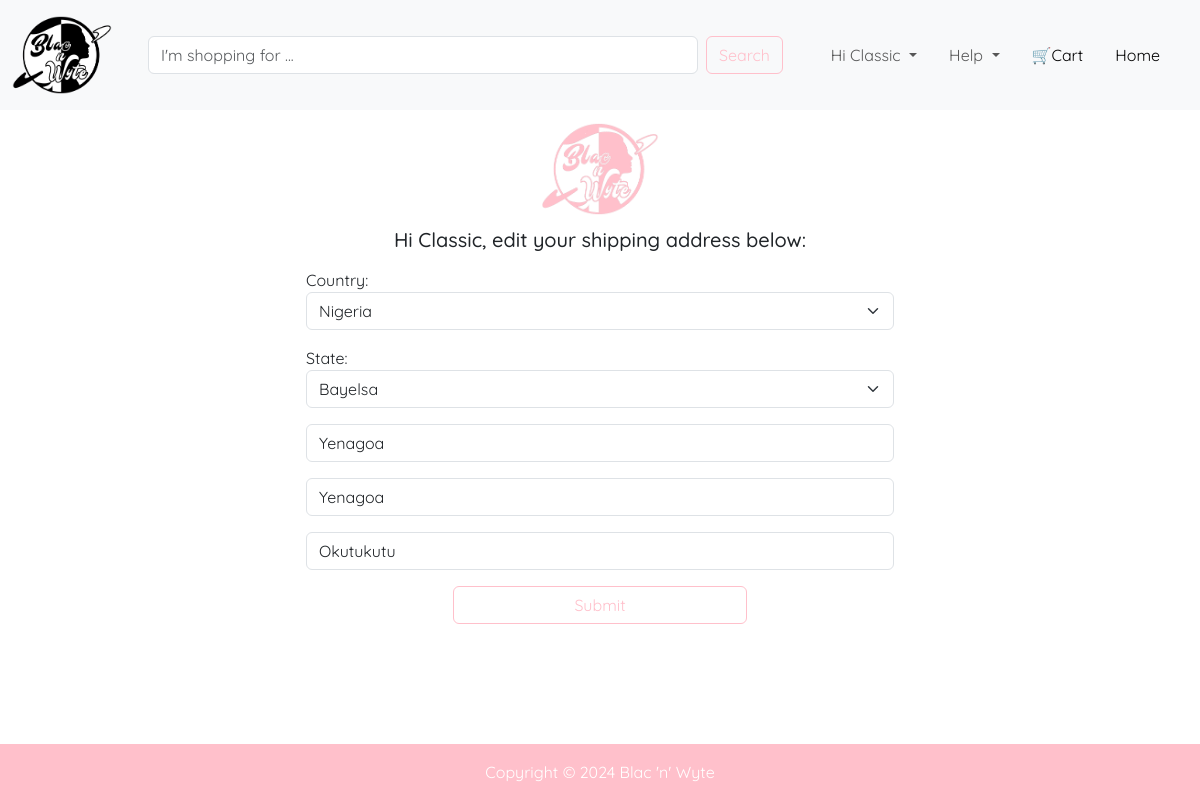
Page /address/2 (signed in) on the committed database.
### database.py (models this page shows, shortened)
class User(db.Model, UserMixin):
    id: Mapped[int] = mapped_column(primary_key=True)
    email: Mapped[str] = mapped_column(unique=True)
    firstname: Mapped[str]
    lastname: Mapped[str]
    phone: Mapped[int] = mapped_column(Integer)
    password: Mapped[str] = mapped_column(nullable=False)
    country: Mapped[str]
    state: Mapped[str]
    localgovt: Mapped[str]
    city: Mapped[str] = mapped_column(String(70))
    address: Mapped[str]
    registered_on: Mapped[DateTime] = mapped_column(DateTime, nullable=False)
    confirmed: Mapped[bool] = mapped_column(default=False, nullable=False)
    confirmed_on: Mapped[DateTime] = mapped_column(DateTime, nullable=True)
    is_admin: Mapped[bool] = mapped_column(Boolean, default=False, nullable=False)
    user_cart: Mapped[str] = relationship("Cart", back_populates="cart_user")
    user_order: Mapped[str] = relationship("Order", back_populates="order_user")

### onlinestore.py (the view, shortened to what this page needs)
@app.route('/address/<idx>', methods=["GET", "POST", "PATCH"])
@login_required
def edit_address(idx):
    form = ShippingAddressEditForm()
    user = db.session.execute(db.select(User).where(User.id == idx)).scalar()
    form.country.data = user.country
    form.state.data = user.state
    form.localgovt.data = user.localgovt
    form.city.data = user.city
    form.address.data = user.address
    return render_template('address_edit.html', form=form, logged_in=current_user.is_authenticated, user=current_user, year=year)

### method_override.py (called while the page is built)
    def __call__(self, environ, start_response):
        method = environ.get('HTTP_X_HTTP_METHOD_OVERRIDE', '').upper()
        if method in self.allowed_methods:
            environ['REQUEST_METHOD'] = method
        if method in self.bodyless_methods:
            environ['CONTENT_LENGTH'] = '0'
        return self.app(environ, start_response)

### onlinestore.py (called while the page is built)
@login_manager.user_loader
def user_loader(user_id):
    return db.session.execute(db.select(User).where(User.id == user_id)).scalar()

@app.before_request
def track_history():
    if request.endpoint == 'static' or request.method != 'GET':
        return
    history = session.get('history', [])
    history.append(request.url)
    if len(history) > 3:
        history.pop(0)
    session['history'] = history

### templates/address_edit.html (shortened to what this page needs)
{% extends "header.html" %}
{% block content %}
    <section id="signup" class="">
      <div class="container-fluid">
        <div class="login-logo text-center">
          <img src="{{url_for('static', filename='images/pinklogo.png')}}" alt="blacnwyte logo">
        </div>
        <h5 class="text-center">Hi {{ user.firstname }}, edit your shipping address below:</h5>
        <div class="signup">
          <form method="POST">
            {{ form.country.label }} {{ form.country }}
            {{ form.state.label }} {{ form.state }}
            {{ form.localgovt }}
            {{ form.city }}
            {{ form.address }}
            <div class="text-center d-grid gap-2 col-6 mx-auto">
              {{ form.submit }}
            </div>
          </form>
        </div>
      </div>
    </section>
{% endblock %}

### templates/header.html (shortened to what this page needs)
<!doctype html>
<html lang="en">
  <head>
    <link href="https://cdn.jsdelivr.net/npm/bootstrap@5.3.3/dist/css/bootstrap.min.css" rel="stylesheet">
    <link rel="stylesheet" href="{{ url_for('static', filename='css/style.css') }}">
  </head>
  <body>
    <nav class="navbar fixed-top navbar-expand-lg bg-body-tertiary">
      <div class="container-fluid">
        <a class="navbar-brand" href="{{ url_for('index') }}">
          <img src="{{url_for('static', filename='images/logo.png')}}" alt="Blac'n'Wyte" width="100" height="100">
        </a>
        <div class="collapse navbar-collapse" id="navbarSupportedContent">
          <form class="d-flex mx-auto" role="search">
            <input class="form-control me-2" type="search" placeholder="I'm shopping for ..." aria-label="Search">
            <button class="btn btn-outline-success" type="submit">Search</button>
          </form>
          <ul class="navbar-nav mx-auto mb-2 mb-lg-0">
            <li class="nav-item dropdown">
              {% if logged_in: %}
              <a class="nav-link dropdown-toggle" href="{{ url_for('index') }}" role="button" data-bs-toggle="dropdown" aria-expanded="false">
                Hi {{ user.firstname }}
              </a>
              {% else: %}
              <a class="nav-link dropdown-toggle" href="#" role="button" data-bs-toggle="dropdown" aria-expanded="false">
                Account
              </a>
              {% endif %}
            </li>
            <li class="nav-item dropdown ms-3">
              <a class="nav-link dropdown-toggle" href="#" role="button" data-bs-toggle="dropdown" aria-expanded="false">
                Help
              </a>
            </li>
            <li class="nav-item ms-3">
              <a class="nav-link active" href="{{ url_for('all_cart') }}" aria-current="page">🛒Cart</a>
            </li>
            {% if user.email == 'lawrence.nno@gmail.com' or user.is_admin == True %}
              <li class="nav-item ms-3">
                <a class="nav-link active" href="{{ url_for('admin.index') }}" aria-current="page">Admin</a>
              </li>
            {% else: %}
              <li class="nav-item ms-3">
                <a class="nav-link active" href="{{ url_for('index') }}" aria-current="page">Home</a>
              </li>
            {% endif %}
          </ul>
        </div>
      </div>
    </nav>
    <main>
      {% block content %}
      {% endblock %}
    </main>
    <footer class="text-center">
      Copyright &#169; {{ year }} Blac 'n' Wyte
    </footer>
  </body>
</html>

### static/css/style.css (style rules this page uses)
body { font-family: "Quicksand", sans-serif; font-optical-sizing: auto; display: flex; flex-direction: column; min-height: 100vh; }
main { flex-grow: 1 !important; }
footer { margin-top: 1rem; padding: 1rem; background-color: pink; color: white; }
.navbar { --bs-navbar-padding-x: 0; --bs-navbar-padding-y: 0; --bs-navbar-color: rgba(var(--bs-emphasis-color-rgb), 0.65); --bs-navbar-hover-color: rgba(var(--bs-emphasis-color-rgb), 0.8); --bs-navbar-disabled-color: rgba(var(--bs-emphasis-color-rgb), 0.3); --bs-navbar-active-color: rgba(var(--bs-emphasis-color-rgb), 1); --bs-navbar-brand-padding-y: 0.3125rem; --bs-navbar-brand-margin-end: 1rem; --bs-navbar-brand-font-size: 1.25rem; --bs-navbar-brand-color: rgba(var(--bs-emphasis-color-rgb), 1); --bs-navbar-brand-hover-color: rgba(var(--bs-emphasis-color-rgb), 1); --bs-navbar-nav-link-padding-x: 0.5rem; --bs-navbar-toggler-padding-y: 0.25rem; --bs-navbar-toggler-padding-x: 0.75rem; --bs-navbar-toggler-font-size: 1.25rem; --bs-navbar-toggler-border-color: rgba(var(--bs-emphasis-color-rgb), 0.15); --bs-navbar-toggler-border-radius: var(--bs-border-radius); --bs-navbar-toggler-focus-width: 0.25rem; --bs-navbar-toggler-transition: box-shadow 0.15s ease-in-out; position: relative; display: flex; flex-wrap: wrap; align-items: center; justify-content: space-between; padding: var(--bs-navbar-padding-y) var(--bs-navbar-padding-x); }
.btn-outline-success { --bs-btn-color: #FFC0CB; --bs-btn-border-color: #FFC0CB; --bs-btn-hover-color: #fff; --bs-btn-hover-bg: #FFC0CB; --bs-btn-hover-border-color: #FFC0CB; --bs-btn-focus-shadow-rgb: 25,135,84; --bs-btn-active-color: #fff; --bs-btn-active-bg: #FFC0CB; --bs-btn-active-border-color: #FFC0CB; --bs-btn-active-shadow: inset 0 3px 5px rgba(0, 0, 0, 0.125); --bs-btn-disabled-color: #FFC0CB; --bs-btn-disabled-bg: transparent; --bs-btn-disabled-border-color: #FFC0CB; --bs-gradient: none; }
.form-control.me-2 { width: 550px; }
.signup { width: 50%; margin: 1rem auto; }
.login-logo img { width: 10%; object-fit: contain; }

### rows in the picture
User: firstname "Classic", country "Nigeria", state "Bayelsa", localgovt "Yenagoa", city "Yenagoa", address "Okutukutu"

### other values in the picture
{{ year }} "2024"
